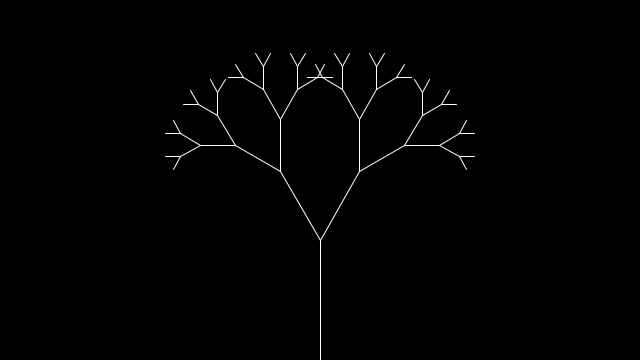
Frame 1 (no input)
Frame 60 (the mouse pressed at the canvas centre just before this capture): identical to frame 1, image omitted
Frame 120 (the mouse held since frame 60 and released just before this capture): identical to frame 1, image omitted

The Processing sketch that drew this single still picture (run headless with seeded random() and noise(); from frame 60 on, the mouse is pressed at the canvas centre):

// Processing sketch: sketch_06_recursive_tree
// ── sketch_06_recursive_tree.pde

float a = 30;           //枝が分岐する時の角度
float theta;            //角度をradianに変更し値を格納する
int n = 5;              //枝分かれの回数（再帰の実行回数）
float treeSize = 120;   //幹の部分の長さ

void setup() {
  size(640, 360);
  stroke(255);
}

void draw() {
  background(0);

  theta = radians(a);
  translate(width/2,height);    // ウィンドウの下端、左右中央をに原点を移動
  line(0,0,0,-treeSize);        // 原点(0,0)から(0, -treeSize)に線を引く
  translate(0,-treeSize);       // 原点を(0, -treeSize)に移動
  branch(treeSize , n);         // branch関数を実行
}

void branch(float h, int n) {
  
  h *= 0.66;
  
  if (n > 0) {
    
    //右に分岐する枝を描く
    pushMatrix();    
    rotate(theta);       // 座標をtheta回転させる
    line(0, 0, 0, -h);   // 原点(0,0)から(0, -h)に線を引く
    translate(0, -h);    // 原点を(0, -h)に移動
    branch(h, n-1);      // branch関数を実行
    popMatrix();
    
    //左に分岐する枝を描く
    pushMatrix();
    rotate(-theta);      // 座標を-theta回転させる
    line(0, 0, 0, -h);   // 原点(0,0)から(0, -h)に線を引く
    translate(0, -h);    // 原点を(0, -h)に移動
    branch(h, n-1);      // branch関数を実行
    popMatrix();
  }
}

/*branch関数について
  
branch関数のパラメータは、float h, int n
float hは、描く枝の長さを計算するのに基準となる数値。

branch関数の内部処理
・原点から、hの2/3の長さの枝を2つ描く
・ひとつは、右に分岐する枝。
・ひとつは左に分岐する枝。
・描いた枝の先端の座標に原点を移動し、描いた枝の長さをhとしてbranch関数を実行（再帰）
・ひとつのbranch関数が、２つのbranch関数を実行その際、nを-1する。
・nが0以下となればそれ以上branch関数を実行しなくなり再帰が終わる。
*/
